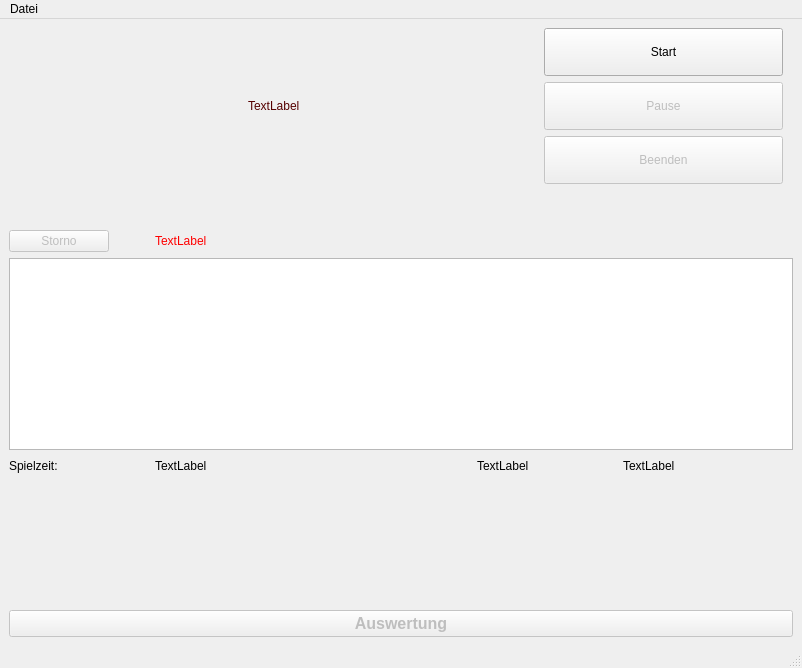
<?xml version="1.0" encoding="UTF-8"?>
<ui version="4.0">
 <class>MainWindow</class>
 <widget class="QMainWindow" name="MainWindow">
  <property name="geometry">
   <rect>
    <x>0</x>
    <y>0</y>
    <width>802</width>
    <height>668</height>
   </rect>
  </property>
  <property name="windowTitle">
   <string>Otto's Spielknecht</string>
  </property>
  <property name="autoFillBackground">
   <bool>false</bool>
  </property>
  <property name="styleSheet">
   <string notr="true">QWidget#centralwidget{
border-image: url(:/pic/pic/background1.jpg) 0 0 0 0 stretch stretch;
}

QLabel#lbStorno{
	
  font: 700 12pt &quot;Segoe UI&quot;;
  color: red;
}

QLabel{
	font: 700 14pt &quot;Segoe UI&quot;;}

QPushButton{
   
	font: 700 12pt &quot;Segoe UI&quot;;
}</string>
  </property>
  <widget class="QWidget" name="centralwidget">
   <layout class="QHBoxLayout" name="horizontalLayout_6">
    <item>
     <layout class="QVBoxLayout" name="verticalLayout_3">
      <property name="rightMargin">
       <number>0</number>
      </property>
      <property name="bottomMargin">
       <number>0</number>
      </property>
      <item>
       <layout class="QHBoxLayout" name="horizontalLayout_4">
        <property name="rightMargin">
         <number>10</number>
        </property>
        <item>
         <layout class="QVBoxLayout" name="verticalLayout_2"/>
        </item>
        <item>
         <spacer name="horizontalSpacer_4">
          <property name="orientation">
           <enum>Qt::Horizontal</enum>
          </property>
          <property name="sizeHint" stdset="0">
           <size>
            <width>40</width>
            <height>20</height>
           </size>
          </property>
         </spacer>
        </item>
        <item>
         <widget class="QLabel" name="lbClock">
          <property name="styleSheet">
           <string notr="true">font: 48pt &quot;Segoe UI&quot;;
color:rgb(85, 0, 0);</string>
          </property>
          <property name="text">
           <string>TextLabel</string>
          </property>
         </widget>
        </item>
        <item>
         <spacer name="horizontalSpacer_3">
          <property name="orientation">
           <enum>Qt::Horizontal</enum>
          </property>
          <property name="sizeHint" stdset="0">
           <size>
            <width>40</width>
            <height>20</height>
           </size>
          </property>
         </spacer>
        </item>
        <item>
         <layout class="QHBoxLayout" name="horizontalLayout_5">
          <item>
           <layout class="QVBoxLayout" name="verticalLayout">
            <item>
             <widget class="QPushButton" name="btnStart">
              <property name="enabled">
               <bool>true</bool>
              </property>
              <property name="sizePolicy">
               <sizepolicy hsizetype="MinimumExpanding" vsizetype="MinimumExpanding">
                <horstretch>0</horstretch>
                <verstretch>0</verstretch>
               </sizepolicy>
              </property>
              <property name="text">
               <string>Start</string>
              </property>
             </widget>
            </item>
            <item>
             <widget class="QPushButton" name="btnPause">
              <property name="enabled">
               <bool>false</bool>
              </property>
              <property name="sizePolicy">
               <sizepolicy hsizetype="MinimumExpanding" vsizetype="MinimumExpanding">
                <horstretch>0</horstretch>
                <verstretch>0</verstretch>
               </sizepolicy>
              </property>
              <property name="text">
               <string>Pause</string>
              </property>
             </widget>
            </item>
            <item>
             <widget class="QPushButton" name="btnAbbruch">
              <property name="enabled">
               <bool>false</bool>
              </property>
              <property name="sizePolicy">
               <sizepolicy hsizetype="MinimumExpanding" vsizetype="MinimumExpanding">
                <horstretch>0</horstretch>
                <verstretch>0</verstretch>
               </sizepolicy>
              </property>
              <property name="text">
               <string>Beenden</string>
              </property>
             </widget>
            </item>
           </layout>
          </item>
         </layout>
        </item>
       </layout>
      </item>
      <item>
       <spacer name="verticalSpacer">
        <property name="orientation">
         <enum>Qt::Vertical</enum>
        </property>
        <property name="sizeType">
         <enum>QSizePolicy::Fixed</enum>
        </property>
        <property name="sizeHint" stdset="0">
         <size>
          <width>20</width>
          <height>40</height>
         </size>
        </property>
       </spacer>
      </item>
      <item>
       <layout class="QHBoxLayout" name="horizontalLayout">
        <item>
         <widget class="QPushButton" name="btnStorno">
          <property name="enabled">
           <bool>false</bool>
          </property>
          <property name="sizePolicy">
           <sizepolicy hsizetype="Minimum" vsizetype="Fixed">
            <horstretch>0</horstretch>
            <verstretch>0</verstretch>
           </sizepolicy>
          </property>
          <property name="maximumSize">
           <size>
            <width>100</width>
            <height>16777215</height>
           </size>
          </property>
          <property name="text">
           <string>Storno</string>
          </property>
         </widget>
        </item>
        <item>
         <spacer name="horizontalSpacer">
          <property name="orientation">
           <enum>Qt::Horizontal</enum>
          </property>
          <property name="sizeType">
           <enum>QSizePolicy::Fixed</enum>
          </property>
          <property name="sizeHint" stdset="0">
           <size>
            <width>40</width>
            <height>20</height>
           </size>
          </property>
         </spacer>
        </item>
        <item>
         <widget class="QLabel" name="lbStorno">
          <property name="text">
           <string>TextLabel</string>
          </property>
         </widget>
        </item>
       </layout>
      </item>
      <item>
       <layout class="QVBoxLayout" name="verticalLayout_4">
        <item>
         <widget class="QTextEdit" name="txtLog">
          <property name="styleSheet">
           <string notr="true">font: 12pt &quot;Segoe UI&quot;;</string>
          </property>
         </widget>
        </item>
       </layout>
      </item>
      <item>
       <layout class="QHBoxLayout" name="horizontalLayout_7">
        <property name="bottomMargin">
         <number>0</number>
        </property>
        <item>
         <layout class="QHBoxLayout" name="horizontalLayout_3">
          <item>
           <widget class="QLabel" name="label">
            <property name="maximumSize">
             <size>
              <width>100</width>
              <height>16777215</height>
             </size>
            </property>
            <property name="text">
             <string>Spielzeit:</string>
            </property>
           </widget>
          </item>
          <item>
           <spacer name="horizontalSpacer_2">
            <property name="orientation">
             <enum>Qt::Horizontal</enum>
            </property>
            <property name="sizeType">
             <enum>QSizePolicy::Fixed</enum>
            </property>
            <property name="sizeHint" stdset="0">
             <size>
              <width>40</width>
              <height>20</height>
             </size>
            </property>
           </spacer>
          </item>
          <item>
           <widget class="QLabel" name="lbRemain">
            <property name="text">
             <string>TextLabel</string>
            </property>
           </widget>
          </item>
          <item>
           <layout class="QHBoxLayout" name="horizontalLayout_2">
            <item>
             <widget class="QLabel" name="lbUIDDesc">
              <property name="maximumSize">
               <size>
                <width>100</width>
                <height>16777215</height>
               </size>
              </property>
              <property name="styleSheet">
               <string notr="true">QLabel@lbUIDDesc{font: 700 18pt &quot;Segoe UI&quot;;}

</string>
              </property>
              <property name="text">
               <string>TextLabel</string>
              </property>
             </widget>
            </item>
            <item>
             <spacer name="horizontalSpacer_5">
              <property name="orientation">
               <enum>Qt::Horizontal</enum>
              </property>
              <property name="sizeType">
               <enum>QSizePolicy::Fixed</enum>
              </property>
              <property name="sizeHint" stdset="0">
               <size>
                <width>40</width>
                <height>20</height>
               </size>
              </property>
             </spacer>
            </item>
            <item>
             <widget class="QLabel" name="lbUID">
              <property name="text">
               <string>TextLabel</string>
              </property>
             </widget>
            </item>
           </layout>
          </item>
         </layout>
        </item>
       </layout>
      </item>
      <item>
       <layout class="QVBoxLayout" name="verticalLayout_5">
        <item>
         <spacer name="verticalSpacer_2">
          <property name="orientation">
           <enum>Qt::Vertical</enum>
          </property>
          <property name="sizeHint" stdset="0">
           <size>
            <width>20</width>
            <height>40</height>
           </size>
          </property>
         </spacer>
        </item>
        <item>
         <widget class="QPushButton" name="btnAuswertung">
          <property name="enabled">
           <bool>false</bool>
          </property>
          <property name="sizePolicy">
           <sizepolicy hsizetype="Minimum" vsizetype="Preferred">
            <horstretch>0</horstretch>
            <verstretch>0</verstretch>
           </sizepolicy>
          </property>
          <property name="font">
           <font>
            <family>Segoe UI</family>
            <pointsize>12</pointsize>
            <italic>false</italic>
            <bold>true</bold>
           </font>
          </property>
          <property name="text">
           <string>Auswertung</string>
          </property>
         </widget>
        </item>
       </layout>
      </item>
     </layout>
    </item>
   </layout>
  </widget>
  <widget class="QMenuBar" name="menubar">
   <property name="geometry">
    <rect>
     <x>0</x>
     <y>0</y>
     <width>802</width>
     <height>22</height>
    </rect>
   </property>
   <widget class="QMenu" name="menuDatei">
    <property name="title">
     <string>Datei</string>
    </property>
    <addaction name="actionSetup"/>
   </widget>
   <addaction name="menuDatei"/>
  </widget>
  <widget class="QStatusBar" name="statusbar"/>
  <action name="actionSetup">
   <property name="text">
    <string>Setup</string>
   </property>
  </action>
 </widget>
 <resources/>
 <connections/>
</ui>
